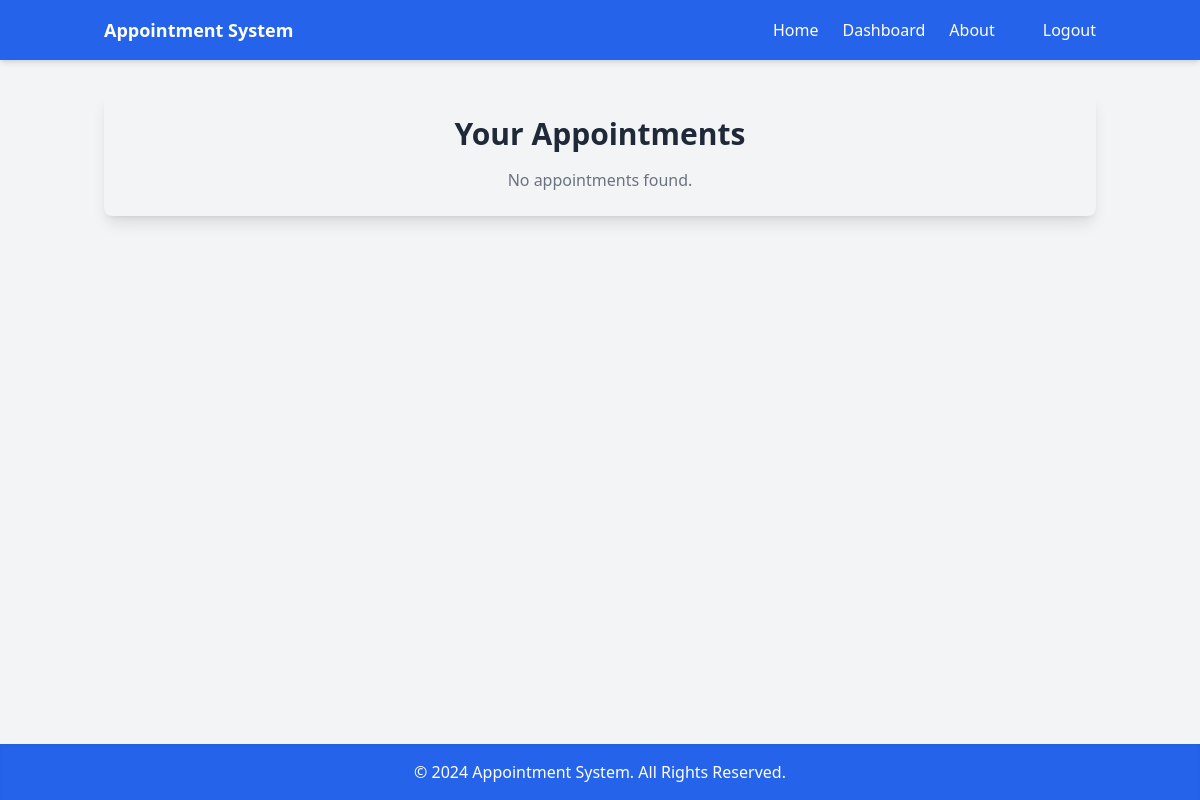
The app's page /appointments/view/ (signed in), older data.
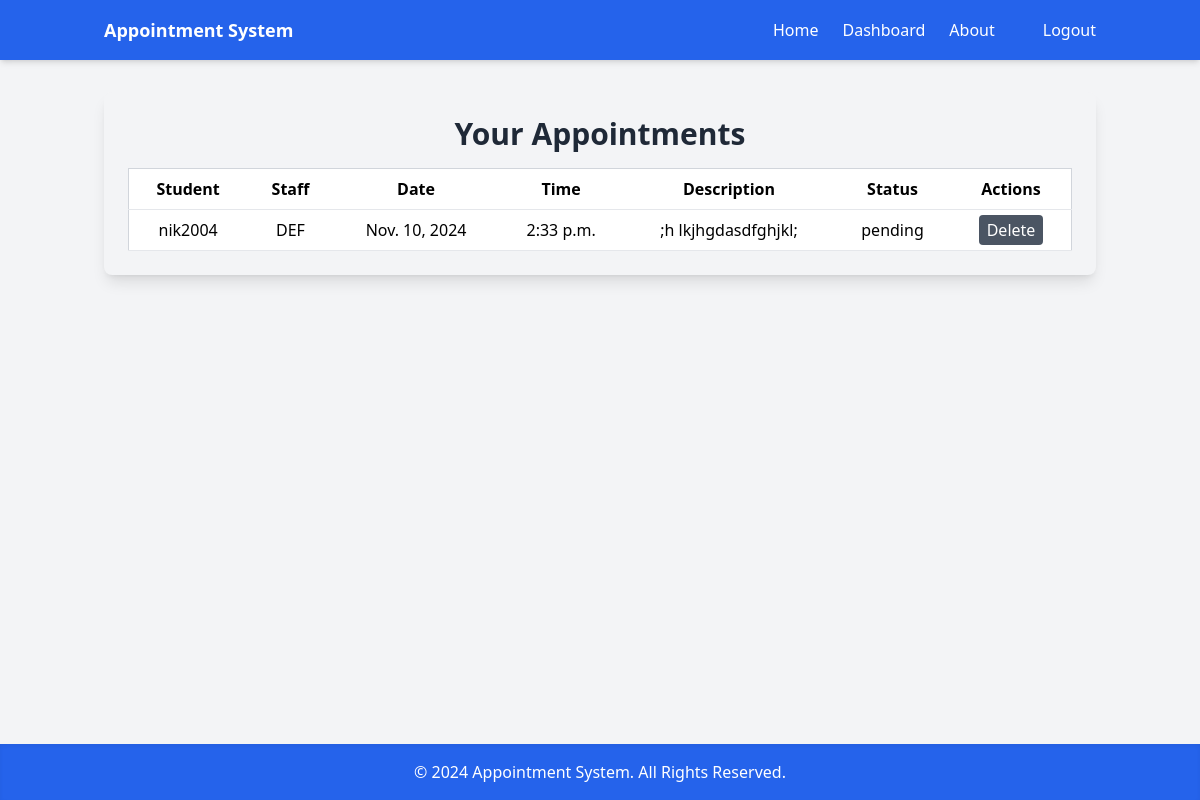
The same page, newer data.
### appointments/models.py (models this page shows, shortened)
class Appointment(models.Model):
    STATUS_CHOICES = [
        ('pending', 'Pending'),
        ('confirmed', 'Confirmed'),
        ('canceled', 'Canceled'),
        ('completed', 'Completed'),
    ]
    student = models.ForeignKey(User, on_delete=models.CASCADE, related_name='appointments')
    staff = models.ForeignKey('Staff', on_delete=models.CASCADE, related_name='staff_appointments')
    appointment_date = models.DateField()
    appointment_time = models.TimeField()
    description = models.TextField(blank=True, null=True)
    status = models.CharField(max_length=20, choices=STATUS_CHOICES, default='pending')
    class Meta:
        unique_together = (('student', 'staff', 'appointment_date', 'appointment_time'),)

class Staff(models.Model):
    user = models.OneToOneField(User, on_delete=models.CASCADE)
    name = models.CharField(max_length=100)
    department = models.CharField(max_length=100)
    email = models.EmailField(unique=True)
    phone_number = models.CharField(max_length=15, null=True, blank=True)

### appointments/views/appointments.py (the view)
# urls.py: path('view/', view_appointments, name='view_appointments'),
@login_required
def view_appointments(request):
    if request.user.is_staff:
        try:
            staff = Staff.objects.get(user=request.user)
            appointments = Appointment.objects.filter(staff=staff)
        except Staff.DoesNotExist:
            appointments = []  # Handle case where the staff object doesn't exist
    else:
        appointments = Appointment.objects.filter(student=request.user)
    has_appointments = appointments.exists()  # Check if there are any appointments
    return render(request, 'appointments/view_appointments.html', {'appointments': appointments, 'has_appointments': has_appointments})

### appointments/templates/appointments/view_appointments.html (shortened to what this page needs)
{% extends 'appointments/base.html' %}
{% block link3 %}
<a href="{% url 'logout' %}" class="hover:underline">Logout</a>
{% endblock %}
{% block content %}
<div class="container mx-auto p-6 bg-gray-100 rounded-lg shadow-lg">
    <h1 class="text-3xl font-bold mb-4 text-center text-gray-800">Your Appointments</h1>
    {% if appointments %}
        <div class="overflow-x-auto text-center">
            <table class="min-w-full bg-white border border-gray-300">
                <thead>
                    <tr>
                        <th class="py-2 px-4 border-b">Student</th>
                        <th class="py-2 px-4 border-b">Staff</th>
                        <th class="py-2 px-4 border-b">Date</th>
                        <th class="py-2 px-4 border-b">Time</th>
                        <th class="py-2 px-4 border-b">Description</th>
                        <th class="py-2 px-4 border-b">Status</th>
                        <th class="py-2 px-4 border-b">Actions</th>
                    </tr>
                </thead>
                <tbody>
                    {% for appointment in appointments %}
                    <tr class="hover:bg-gray-100">
                        <td class="py-2 px-4 border-b">{{ appointment.student.username }}</td>
                        <td class="py-2 px-4 border-b">{{ appointment.staff.name }}</td>
                        <td class="py-2 px-4 border-b">{{ appointment.appointment_date }}</td>
                        <td class="py-2 px-4 border-b">{{ appointment.appointment_time }}</td>
                        <td class="py-2 px-4 border-b">{{ appointment.description }}</td>
                        <td class="py-2 px-4 border-b">{{ appointment.status }}</td>
                        <td class="py-2 px-4 border-b">
                            <a href="{% url 'delete_appointment' appointment.id %}" class="bg-gray-600 text-white px-2 py-1 rounded hover:bg-gray-700 transition">Delete</a>
                        </td>
                    </tr>
                    {% endfor %}
                </tbody>
            </table>
        </div>
    {% else %}
        <p class="text-center text-gray-500">No appointments found.</p>
    {% endif %}
</div>
{% endblock %}

Row changes from the older to the newer data that the page shows:
added Appointment: student.username "nik2004", staff.name "DEF", appointment_date "Nov. 10, 2024", appointment_time "2:33 p.m.", description ";h lkjhgdasdfghjkl;", status "pending"
Text that changed along with them:
text no longer shown: "No appointments found."
text now shown: "Student Staff Date Time Description Status Actions"
